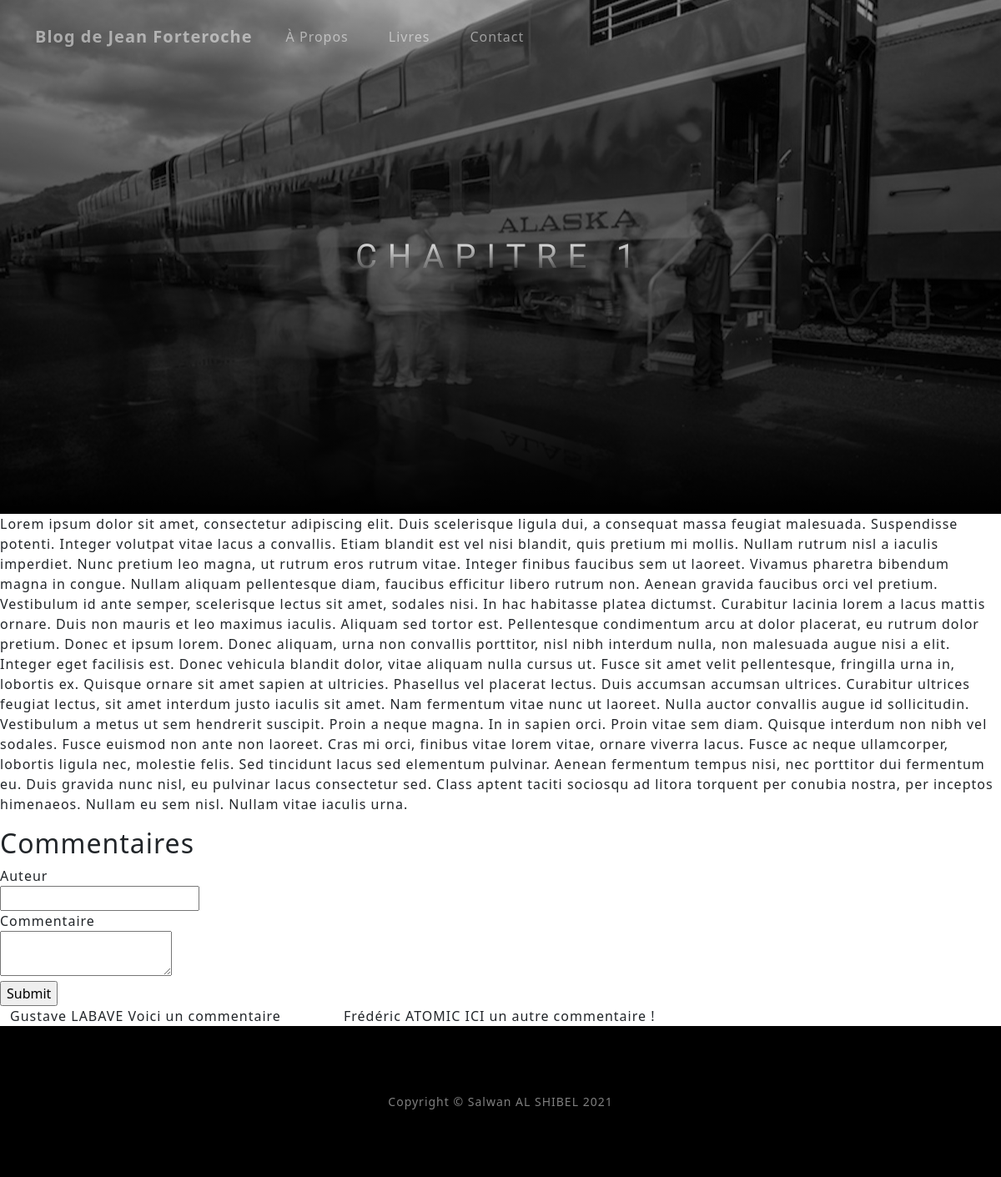
The page /articles/chapitre/1 on the database its author committed.
### tables this page shows
CREATE TABLE IF NOT EXISTS `posts` (
  `id` int NOT NULL AUTO_INCREMENT,
  `create_date` datetime NOT NULL DEFAULT CURRENT_TIMESTAMP,
  `title` varchar(255) NOT NULL,
  `content` text NOT NULL,
  PRIMARY KEY (`id`)
);

CREATE TABLE IF NOT EXISTS `comments` (
  `id` int NOT NULL AUTO_INCREMENT,
  `name` varchar(255) NOT NULL,
  `create_date` datetime NOT NULL DEFAULT CURRENT_TIMESTAMP,
  `comment` text NOT NULL,
  `post_id` int NOT NULL,
  PRIMARY KEY (`id`)
);

### app/controllers/Controller.php (called while the page is built, shortened)
<?php
abstract class Controller
{
    public function render($viewName, array $data =[]){
        extract($data);
        require_once(ROOT.'app/views/'. $viewName .'.php');
        require_once(ROOT.'app/views/layouts/default.php');
    }
}

### app/controllers/ArticlesController.php (called while the page is built, shortened)
<?php
class ArticlesController extends Controller
{
    public function chapitre($URLparams3){
        $article = $this->ModelArticles->findByChapterID($URLparams3);
        $comments = $this->ModelComments->findCommentsByPostID($URLparams3);
        $this->render('chapitre', compact('article', 'comments'));
    }
}

### index.php (called while the page is built, shortened)
<?php
    require_once (ROOT.'app/controllers/Controller.php');
    require_once (ROOT.'app/models/ModelMain.php');
    $router = new Router();
    $router->requestRoute();
?>

### app/models/ModelArticles.php (called while the page is built, shortened)
<?php
class ModelArticles extends ModelMain{
    public function __construct(){
        $this->table = "posts";
    }
    public function findByChapterID($id){
        $sql = "SELECT * FROM ". $this->table ." WHERE id=" .$id;
        return parent::queryAndfetch($sql);
    }
}

### app/models/ModelMain.php (called while the page is built, shortened)
<?php
abstract class ModelMain
{
    private $host = "localhost";
    private $db_name = "jf_alaska";
    private $username = "root";
    private $password = "";
    protected $_connection;
    public function getConnection(){
        $this->_connection = null;
        try{
            $this->_connection = new PDO('mysql:host='.$this->host.';dbname='.$this->db_name, $this->username, $this->password);
            $this->_connection->exec('set names utf8');
        }catch(PDOException $exception){
            echo 'Erreur : '. $exception->getMessage();
        }
    }
    public function queryAndfetch($sql){
        $query = $this->_connection->prepare($sql);
        $query->execute();
        return $query->fetch();
    }
}

### app/models/ModelComments.php (called while the page is built, shortened)
<?php
class ModelComments extends ModelMain{
    public function __construct(){
        $this->table = "comments";
    }
    public function findCommentsByPostID($postID){
        $sql = "SELECT * FROM ". $this->table ." WHERE post_id=" .$postID;
        $query = $this->_connection->prepare($sql);
        $query->execute();
        return $query->fetchAll();
    }
}

### app/views/chapitre.php (the view)
<header class="chaptershead">
    <div class="container d-flex h-100 align-items-center">
        <div class="mx-auto text-center">
            <h1 class="mx-auto my-5 text-uppercase "><?=$article['title']?></h1>
        </div>
    </div>
</header>
<p><?=$article['content']?></p>
<h2>Commentaires</h2>
<form action="">
    <div>
        <label for="name">Auteur</label><br />
        <input type="text" id="name" name="name" />
    </div>
    <div>
        <label for="comment">Commentaire</label><br />
        <textarea id="comment" name="comment"></textarea>
    </div>
    <div>
        <input type="submit" />
    </div>
</form>
<div class="container-xxl">
    <div class="row">
        <?php foreach($comments as $comment): ?>
            <div class="col-lg-4">
                <?=$comment['name']?>
                <?=$comment['comment']?>
            </div>
        <?php endforeach; ?>
    </div>
</div>

### public/css/style.css (style rules this page uses)
body { letter-spacing: 0.0625em; }
.chaptershead { position: relative; width: 100%; height: auto; min-height: 35rem; padding: 15rem 0; background: linear-gradient(to bottom, rgba(0, 0, 0, 0.3) 0%, rgba(0, 0, 0, 0.7) 75%, #000000 100%), url("/public/images/alaska4.jpg"); background-position: center; background-repeat: no-repeat; background-attachment: scroll; background-size: cover; }
.chaptershead h1 { font-family: "Varela Round", -apple-system, BlinkMacSystemFont, "Segoe UI", Roboto, "Helvetica Neue", Arial, sans-serif, "Apple Color Emoji", "Segoe UI Emoji", "Segoe UI Symbol", "Noto Color Emoji"; font-size: 2.5rem; line-height: 2.5rem; letter-spacing: 0.8rem; background: linear-gradient(rgba(255, 255, 255, 0.9), rgba(255, 255, 255, 0)); -webkit-text-fill-color: transparent; -webkit-background-clip: text; background-clip: text; }

### rows shown on the page
posts: title "CHAPITRE 1", content "Lorem ipsum dolor sit amet, consectetur adipiscing elit. Duis scelerisque ligula dui, a consequat massa feugiat malesuada. Suspendisse potenti. Integer volutpat vitae lacus a convallis. Etiam blandit est vel nisi blandit, quis pretium mi mollis. Nullam rutrum nisl a iaculis imperdiet. Nunc pretium leo magna, ut rutrum eros rutrum vitae. Integer finibus faucibus sem ut laoreet. Vivamus pharetra bibendum magna in congue. Nullam aliquam pellentesque diam, faucibus efficitur libero rutrum non. Aenean gravida faucibus orci vel pretium. Vestibulum id ante semper, scelerisque lectus sit amet, sodales nisi. In hac habitasse platea dictumst. Curabitur lacinia lorem a lacus mattis ornare. Duis non…"
comments: name "Gustave LABAVE", comment "Voici un commentaire"
comments: name "Frédéric ATOMIC", comment "ICI un autre commentaire !"
